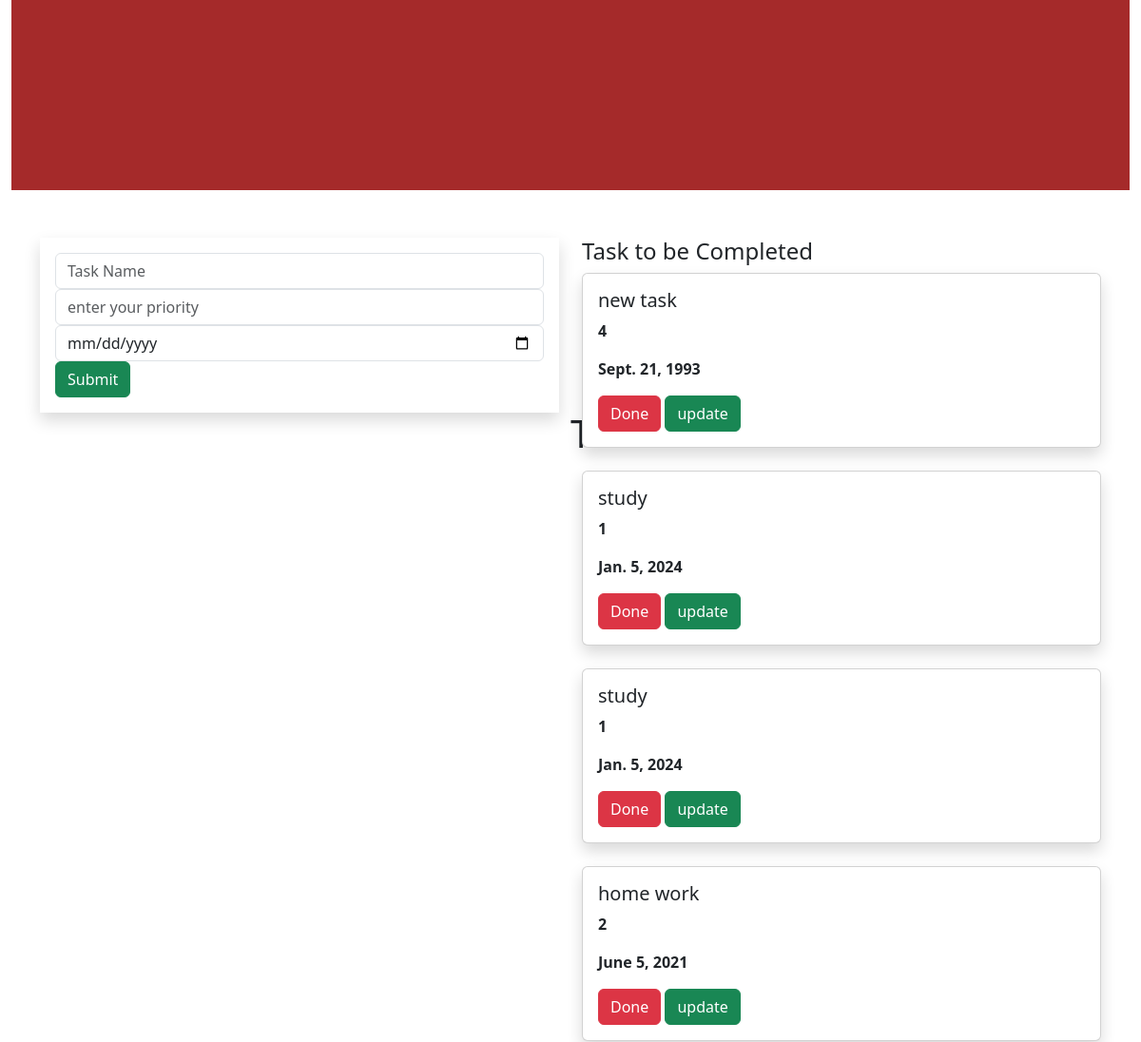
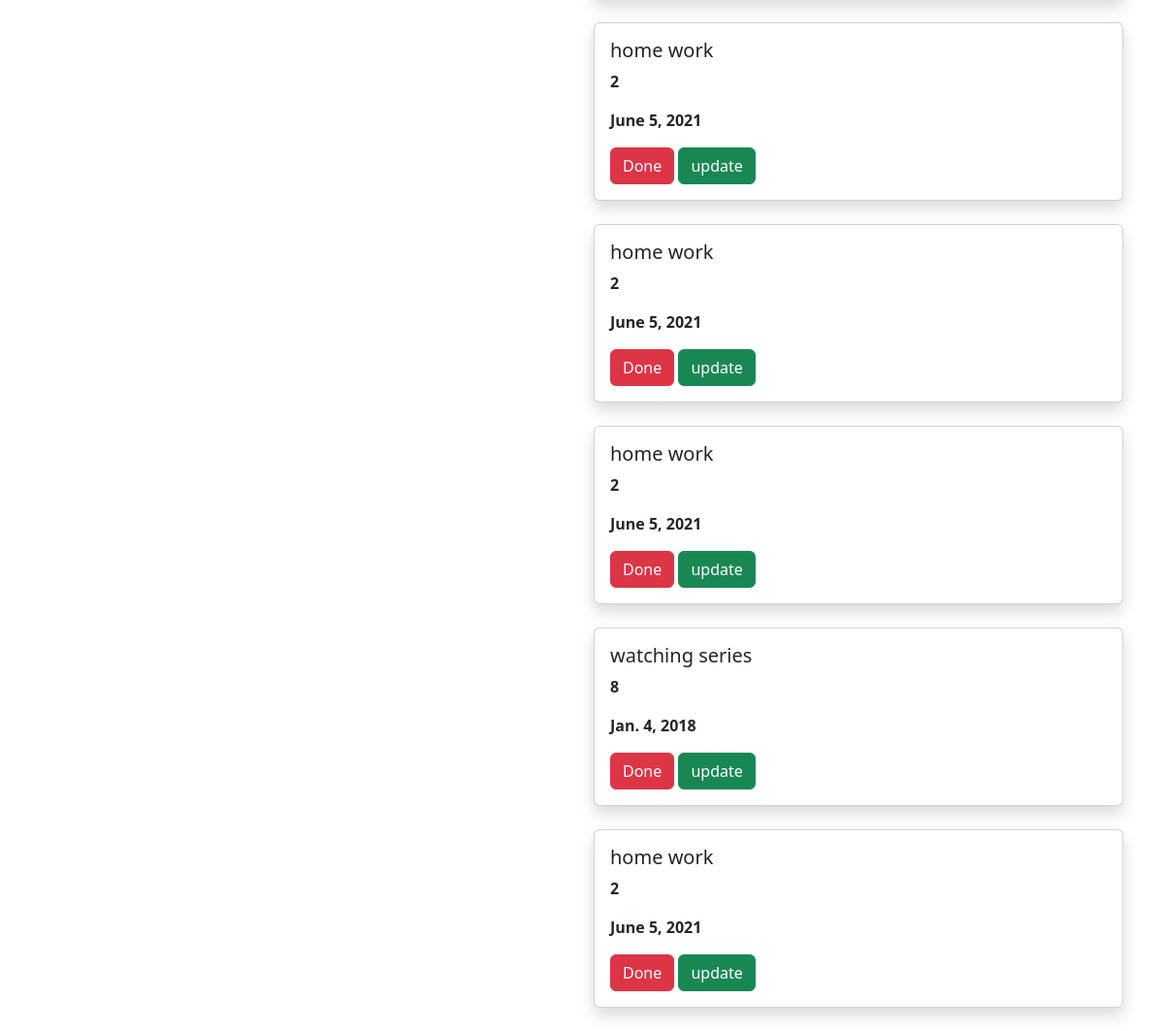
The page / on the database its author committed (2 pictures, top to bottom).
### todoapp/models.py (models this page shows, shortened)
class Task(models.Model):
    name=models.CharField(max_length=250)
    priority=models.IntegerField()
    date=models.DateField()

### todoapp/views.py (the view)
# urls.py: path("",views.home,name='home'),
def home(request):
    tasks=Task.objects.all()
    if request.method=='POST':
        name=request.POST.get('task','')
        priority=request.POST.get('priority','')
        date=request.POST.get('date','')
        task=Task(name=name,priority=priority,date=date)
        task.save()
    return render(request,'home.html',{'tasks':tasks})

### templates/home.html (shortened to what this page needs)
{% extends 'base.html' %}
{% block content %}
<div class="container-fluid">
    <div class="row">
        <div class="col-md-12">
            <div class="banner">
                <div class="banner-text">
                    <h1>ToDo</h1>
                </div>
            </div>
        </div>
    </div>
</div>
<div class="container">
    <div class="row">
        <div class="col-md-6">
        <form method="POST" class="p-3 shadow">
            <div class="form-group">
                <input type="text" class="form-control" name="task" placeholder="Task Name">
            </div>
            <div class="form-group">
                <input type="text" class="form-control" name="priority" placeholder="enter your priority">
            </div>
            <div class="form-group">
                <input type="date" class="form-control" name="date" placeholder="enter your date">
            </div>
                    <input type="submit" class="btn btn-success">
        </form>
    </div>
    <div class="col-md-6">
        <h4>Task to be Completed</h4>
        {% for i in tasks %}
        <div class="shadow card">
            <div class="card-body">
              <h5 class="card-title">{{i.name}}</h5>
                <p><b>{{i.priority}}</b></p>
                <p><b>{{i.date}}</b></p>
                <a class="btn btn-danger" href="{% url 'delete' i.id %}">Done</a>
                <a class="btn btn-success" href="{% url 'update' i.id  %}">update</a>
            </div>
        </div>
        <br>
        {% endfor %}
    </div>
</div>
</div>
{% endblock %}

### templates/base.html (shortened to what this page needs)
{% load static %}
<!DOCTYPE html>
<html lang="en">
<head>
    <link href="https://cdn.jsdelivr.net/npm/bootstrap@5.3.2/dist/css/bootstrap.min.css" rel="stylesheet">
    <link rel="stylesheet" href="{% static 'style.css' %}">
</head>
<body>
{% block content %}
{% endblock %}
</body>
</html>

### static/style.css (style rules this page uses)
.banner { background-color:brown; width: 100%; height: 200px; margin-bottom: 50px; }
.banner-text { top: 20%; left: 50%; position: absolute; transform:transform ; }

### rows shown on the page
Task: name "new task", priority "4", date "Sept. 21, 1993"
Task: name "study", priority "1", date "Jan. 5, 2024"
Task: name "study", priority "1", date "Jan. 5, 2024"
Task: name "home work", priority "2", date "June 5, 2021"
Task: name "home work", priority "2", date "June 5, 2021"
Task: name "home work", priority "2", date "June 5, 2021"
Task: name "home work", priority "2", date "June 5, 2021"
Task: name "watching series", priority "8", date "Jan. 4, 2018"
Task: name "home work", priority "2", date "June 5, 2021"
